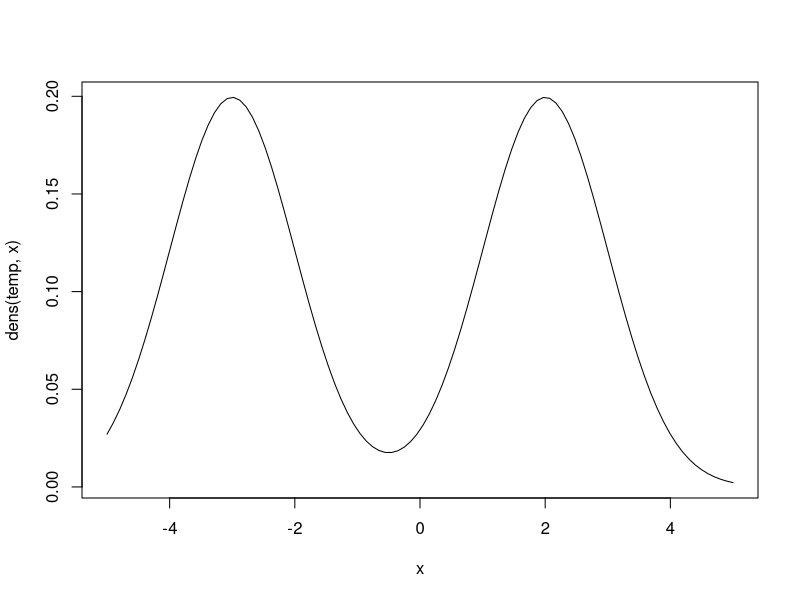
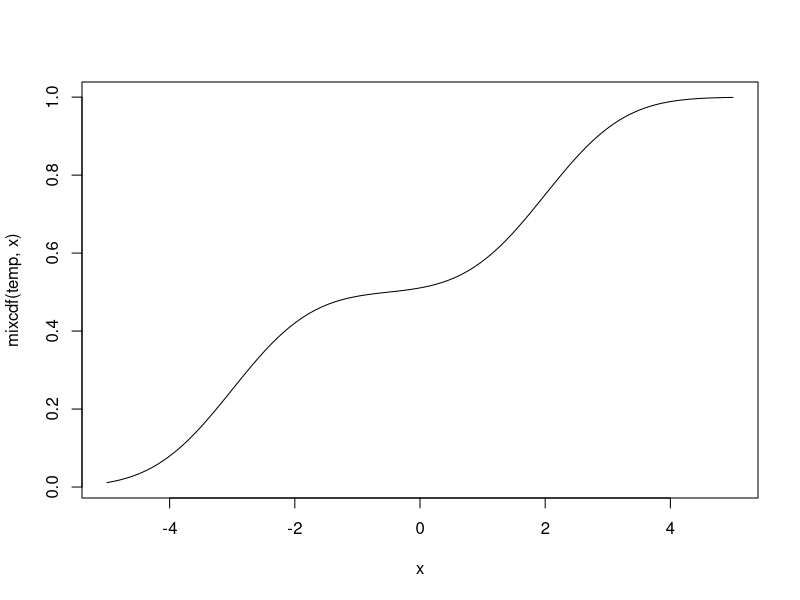
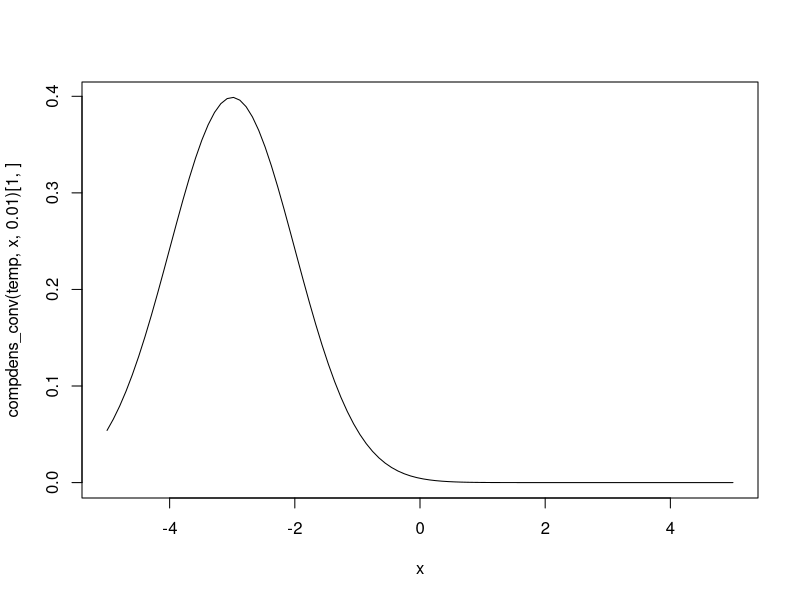
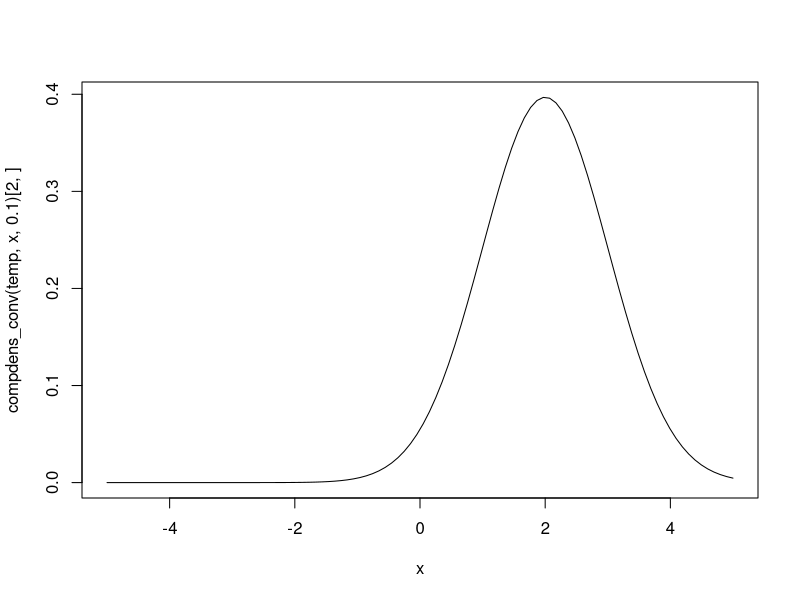
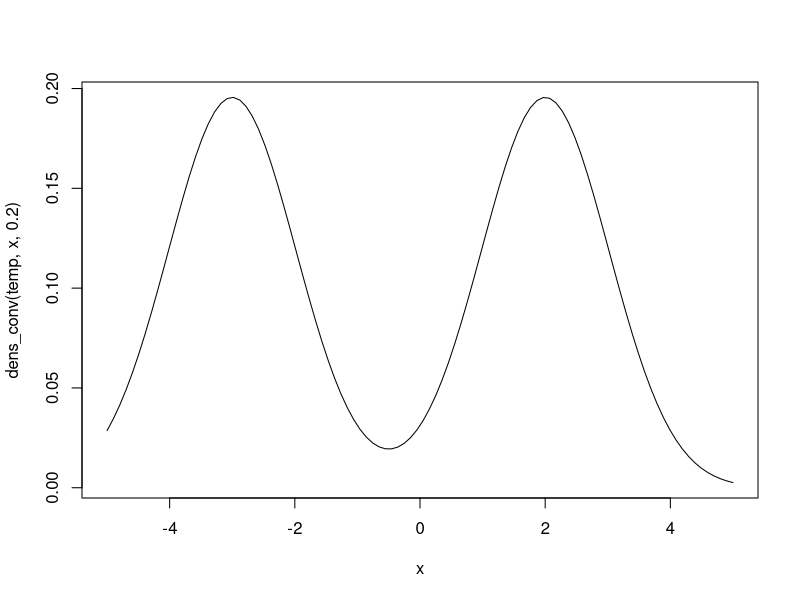
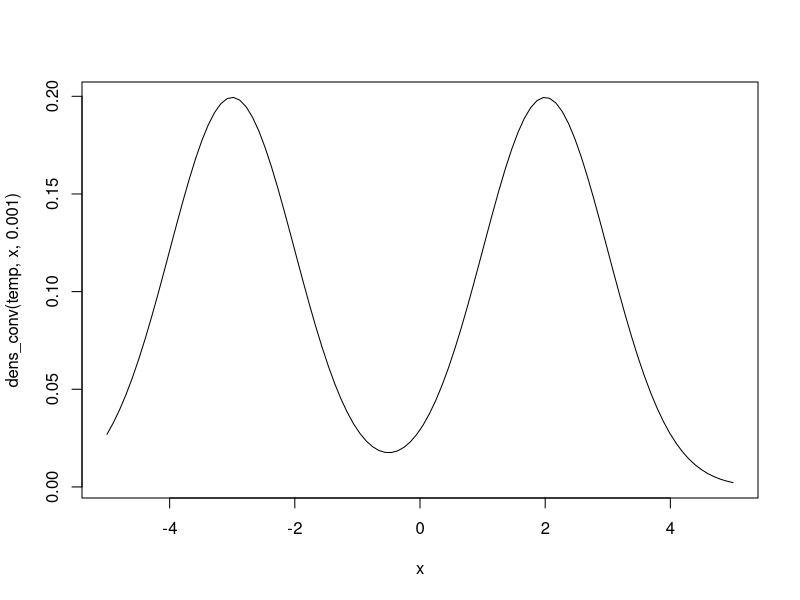
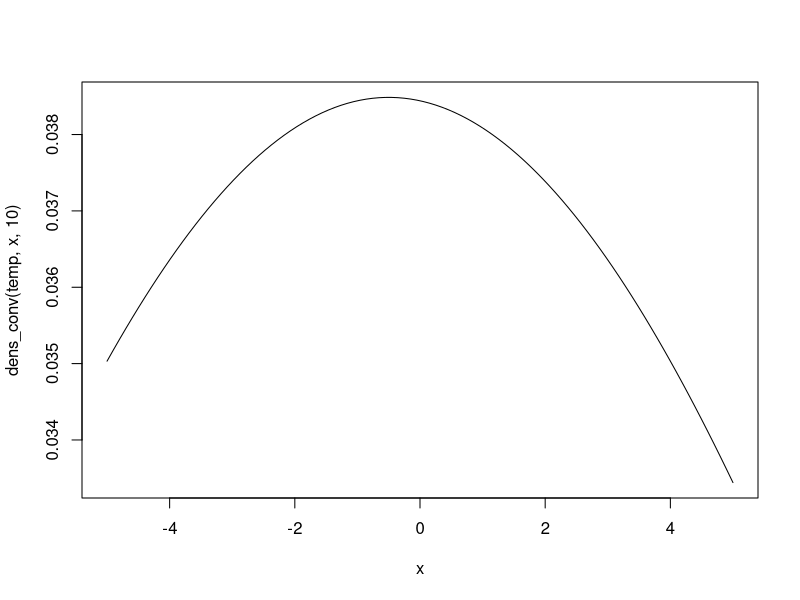
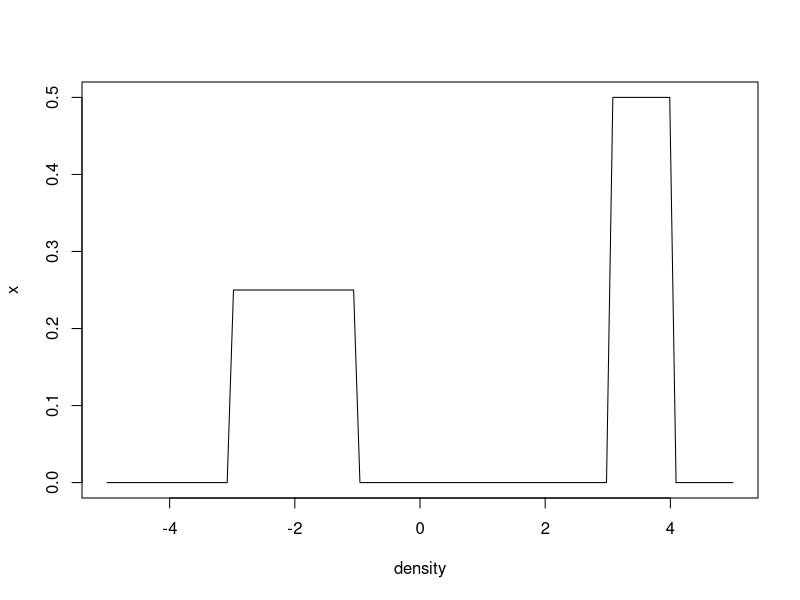

These charts were generated, in order, by the following R code: (Note: this script raises an error after producing the figures.)
############## HELPER FUNCTIONS #################################################

#OUTPUT: k by n matrix of normal densities
matdnorm = function (x, mu, sigma, log=FALSE) 
{
  k=length(mu)
  n=length(x)
  d = matrix(rep(x,rep(k,n)),nrow=k)
  return(matrix(dnorm(d, mu, sigma, log),nrow=k))
}



################################## GENERIC FUNCTIONS ############################
# find matrix of densities at y, for each component of the mixture
# INPUT y is an n-vector
# OUTPUT k by n matrix of densities
compdens = function(x,y,log=FALSE){
  UseMethod("compdens")
}
compdens.default = function(x,y,log=FALSE){
  stop("No such class")
}

#find cdf at y, a generic function
mixcdf = function(x,y,lower.tail=TRUE){
  UseMethod("mixcdf")
}
mixcdf.default = function(x,y,lower.tail=TRUE){
  stop("No such class")
}

#find density at y, a generic function
dens = function(x,y){
  UseMethod("dens")
}
dens.default = function(x,y){
  return (x$pi %*% compdens(x, y))
}

#find log likelihood of data in y
LogLik = function(x,y){
  UseMethod("LogLik")
}
LogLik.default = function(x,y){
  sum(dens(x,y))
}

#compute the density of the components of the mixture m
#when convoluted with a normal with standard deviation s
#the density is evaluated at x
#x and s are n-vectors
#m is a mixture with k components
#output is a k by n matrix of densities
compdens_conv = function(m, x, s){
  UseMethod("compdens_conv")
}
compdens_conv.default = function(m,x, s){
  stop("No such class")
}

#compute density of mixture m convoluted with normal of sd (s)
#at locations x
#m is a mixture
#x is an n vector
#s is an n vector or integer
dens_conv = function(m,x,s){
  UseMethod("dens_conv")
}
dens_conv.default = function(m,x,s){
  colSums(m$pi * compdens_conv(m,x,s))
}

#compute the posterior prob that each observation
#came from each component of the mixture m
#output a k by n vector of probabilities
#computed by weighting the component densities by pi
#and then normalizing
comppostprob=function(m,x,s){
 UseMethod("comppostprob") 
}
comppostprob.default = function(m,x,s){
  t(t(m$pi * compdens_conv(m,x,s))/dens_conv(m,x,s))
}
# evaluate cdf of posterior distribution of beta at c
# m is the prior on beta, a mixture
# c is location of evaluation
# assumption is betahat | beta \sim N(beta,sebetahat)
# m is a mixture with k components
# c a scalar
# betahat, sebetahat are n vectors 
# output is a k by n matrix
compcdf_post=function(m,c,betahat,sebetahat){
  UseMethod("compcdf_post")
}
compcdf_post.default=function(m,c,betahat,sebetahat){
  stop("method compcdf_post not written for this class")
}


cdf_post = function(m,c,betahat,sebetahat){
  UseMethod("cdf_post")
}
cdf_post.default=function(m,c,betahat,sebetahat){
  colSums(comppostprob(m,betahat,sebetahat)*compcdf_post(m,c,betahat,sebetahat))
}

#find nice limits of mixture m for plotting
min_lim = function(m){
  UseMethod("min_lim")
}
min_lim.default=function(m){
  -5
}

max_lim = function(m){
  UseMethod("max_lim")
}
max_lim.default=function(m){
  5
}


#plot density of mixture
plot_dens = function(m,npoints=100,...){
  UseMethod("plot_dens")
}
plot_dens.default = function(m,npoints=100,...){
  x = seq(min_lim(m),max_lim(m),length=npoints)
  plot(x,dens(m,x),type="l",xlab="density",ylab="x",...)
}

plot_post_cdf = function(m,betahat,sebetahat,npoints=100,...){
  UseMethod("plot_post_cdf")
}
plot_post_cdf.default = function(m,betahat,sebetahat,npoints=100,...){
  x = seq(min_lim(m),max_lim(m),length=npoints)
  x_cdf = vapply(x,cdf_post,FUN.VALUE=betahat,m=m,betahat=betahat,sebetahat=sebetahat)
  plot(x,x_cdf,type="l",xlab="x",ylab="cdf",...)
 # for(i in 2:nrow(x_cdf)){
 #   lines(x,x_cdf[i,],col=i)
 # }
}

############################### METHODS FOR normalmix class ###########################

# constructor
normalmix = function(pi,mean,sd){
  structure(data.frame(pi,mean,sd),class="normalmix")
}


compdens.normalmix = function(x,y,log=FALSE){
  k=length(x$mean)
  n=length(y)
  d = matrix(rep(y,rep(k,n)),nrow=k)
  return(matrix(dnorm(d, x$mean, x$sd, log),nrow=k))  
}

#density of convolution of each component of a normal mixture with N(0,s^2) at x
# x an n-vector at which density is to be evaluated
#return a k by n matrix
#Note that convolution of two normals is normal, so it works that way
compdens_conv.normalmix = function(m, x, s){
  if(length(s)==1){s=rep(s,length(x))}
  sdmat = sqrt(outer(s^2,m$sd^2,FUN="+")) #n by k matrix of standard deviations of convolutions
  return(t(dnorm(outer(x,m$mean,FUN="-")/sdmat)/sdmat))
}


mixcdf.normalmix = function(x,y,lower.tail=TRUE){
  x$pi %*%  vapply(y,pnorm,x$mean,x$mean,x$sd,lower.tail)
}


############################### METHODS FOR unimix class ###########################

#constructor
#here the uniform is parameterized in terms of min=mean-sd and min=mean+sd
#(so obviously sd is a misnomer!)
unimix = function(pi,a,b){
  structure(data.frame(pi,a,b),class="unimix")
}

compdens.unimix = function(x,y,log=FALSE){
  k=length(x$a)
  n=length(y)
  d = matrix(rep(y,rep(k,n)),nrow=k)
  return(matrix(dunif(d, x$a, x$b, log),nrow=k))  
}

#density of convolution of each component of a unif mixture with N(0,s) at x
# x an n-vector
#return a k by n matrix
compdens_conv.unimix = function(m, x, s){
  return(t(pnorm(outer(x,m$a,FUN="-")/s)
          -pnorm(outer(x,m$b,FUN="-")/s))/(m$b-m$a))
}


#c is a scalar
#m a mixture with k components
#betahat a vector of n observations
#sebetahat an n vector of standard errors
#return a k by n matrix of the posterior cdf
compcdf_post.unimix=function(m,c,betahat,sebetahat){
  k = length(m$pi)
  n=length(betahat)
  tmp = matrix(1,nrow=k,ncol=n)
  tmp[m$a >= c,] = 0
  subset = m$a<c & m$b>c # subset of components (1..k) with nontrivial cdf
  if(sum(subset)>0){
    pna = pnorm(outer(betahat,m$a[subset],FUN="-")/sebetahat)
    pnc = pnorm(outer(betahat,c,FUN="-")/sebetahat)
    pnb = pnorm(outer(betahat,m$b[subset],FUN="-")/sebetahat)
    tmp[subset,] = t((pnc-pna)/(pnb-pna))
  }
  tmp
}


################################# TESTING #####################################

temp = normalmix(c(0.5,0.5),c(-3,2),c(1,1))
x = seq(-5,5,length=100)
plot(x,dens(temp,x),type="l")
all.equal(compdens(temp,x),matdnorm(x, temp$mean,temp$sd))

plot(x,mixcdf(temp,x),type="l")

plot(x,compdens_conv(temp,x,0.01)[1,],type="l")
plot(x,compdens_conv(temp,x,0.1)[2,],type="l")
plot(x,dens_conv(temp,x,0.2),type="l")
plot(x,dens_conv(temp,x,0.001),type="l")
plot(x,dens_conv(temp,x,10),type="l")



temp2 = unimix(c(0.5,0.5),c(-3,3),c(-1,4))
plot_dens(temp2)

plot(x,compdens_conv(temp2,x,0.01)[1,],type="l")
plot(x,compdens_conv(temp2,x,0.1)[2,],type="l")
plot(x,dens_conv(temp2,x,0.2),type="l")



#Note the second of these gives errors - need
#to rewrite to deal with the numerical problems
compcdf_post(temp2,0,c(1,2,3),c(10,10,10))
compcdf_post(temp2,-2,c(-2,3),c(0.1,1))

plot_post_cdf(temp2,betahat=c(-2),sebetahat=10)
plot_post_cdf(temp2,betahat=c(-2),sebetahat=1,col=2)

